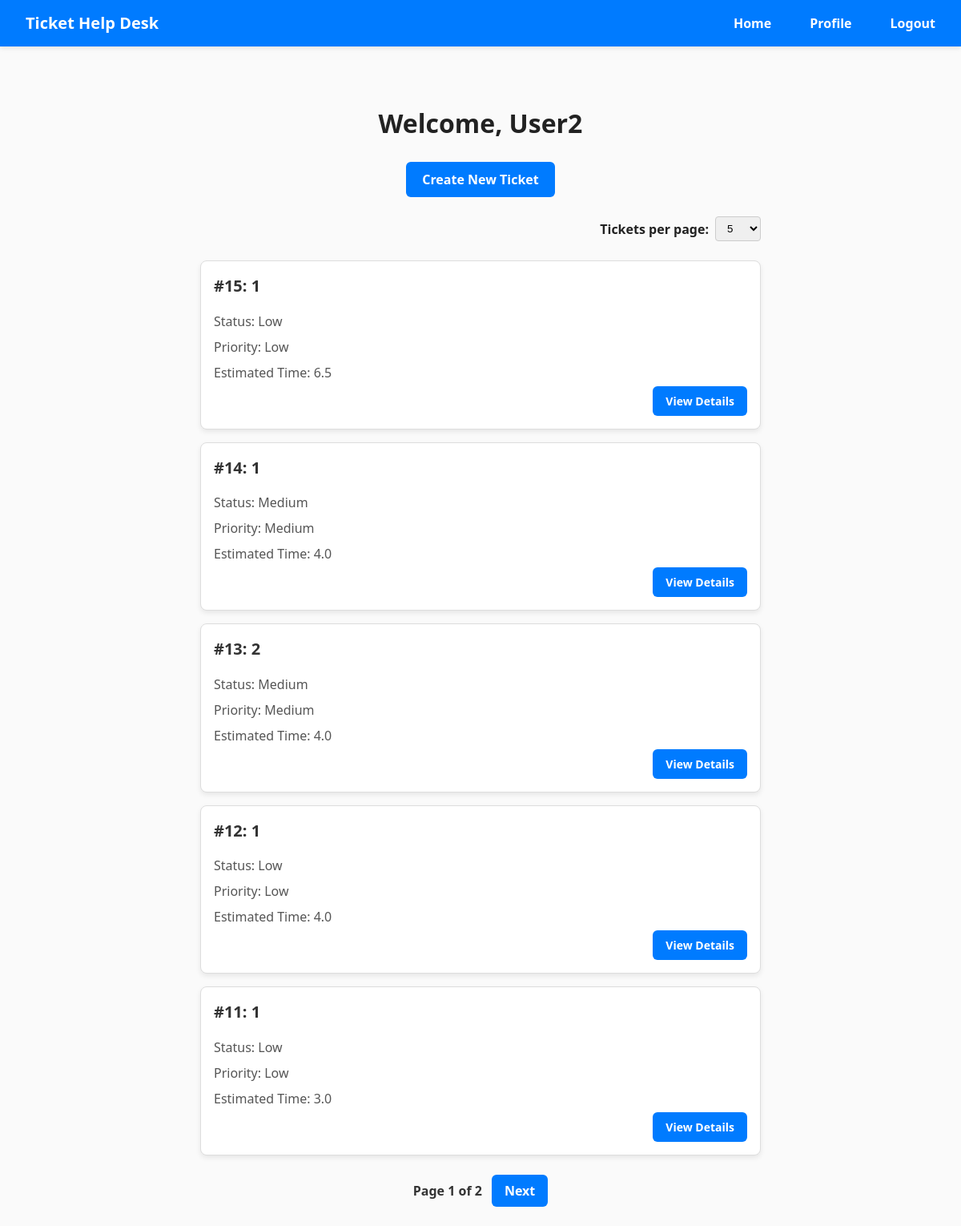
/ (signed in), run on an earlier commit of the app's database.
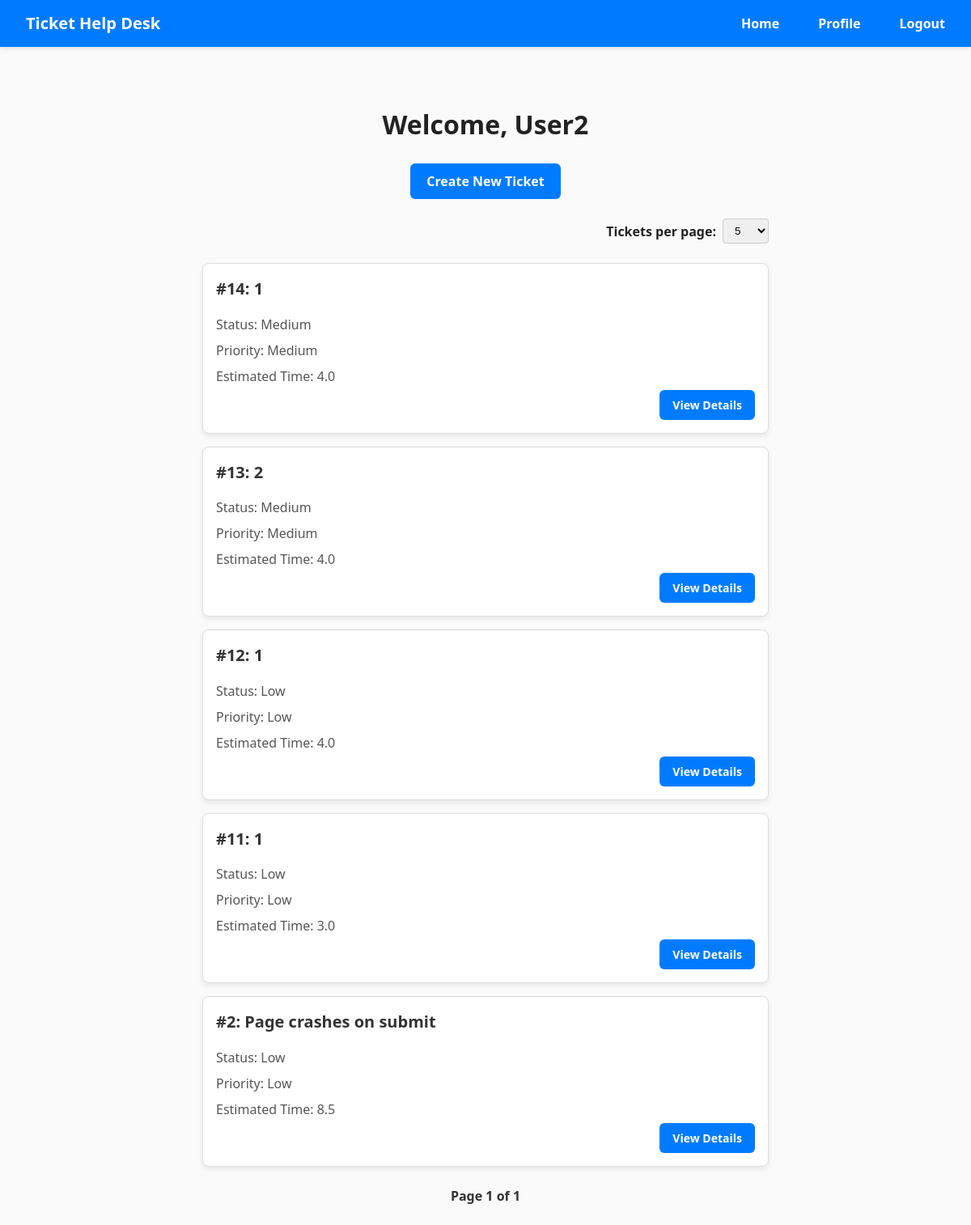
And on a later commit of the database.
### HelpDeskTicketingSystem/models/UserModel.py (models this page shows)
class User(db.Model, UserMixin):
    id = db.Column(db.Integer, primary_key=True)
    email = db.Column(db.String(150), unique=True)
    password = db.Column(db.String(150))
    forename = db.Column(db.String(150))
    surname = db.Column(db.String(150))
    account_type = db.Column(db.String(20), nullable=False)

### HelpDeskTicketingSystem/models/TicketModel.py (models this page shows)
class Ticket(db.Model):
    id = db.Column(db.Integer, primary_key=True)
    subject = db.Column(db.String(100), nullable=False)
    description = db.Column(db.Text, nullable=False)
    status = db.Column(db.String(20), nullable=False)
    priority = db.Column(db.String(20), nullable=False)
    estimated_time = db.Column(db.Float, nullable=False)
    date_created = db.Column(db.DateTime(timezone=True), default=func.current_timestamp())
    user_id = db.Column(db.Integer, db.ForeignKey('user.id'))
    user = relationship('User', backref='tickets')

### HelpDeskTicketingSystem/views/home.py (the view)
@home_bp.route('/')
@login_required
def home():
    page = request.args.get('page', 1, type=int)
    per_page = request.args.get('per_page', 5, type=int)
    if current_user.account_type == 'admin':
        tickets = Ticket.query.order_by(Ticket.id.desc()).paginate(page=page, per_page=per_page)
    else:
        tickets = Ticket.query.filter_by(user_id=current_user.id).order_by(Ticket.id.desc()).paginate(page=page, per_page=per_page)
    return render_template("home.html", user=current_user, tickets=tickets, per_page=per_page)

### HelpDeskTicketingSystem/__init__.py (called while the page is built)
def create_app():
    app = Flask(__name__)
    app.config.from_object(Config)
    db.init_app(app)
    login_manager.init_app(app)
    login_manager.login_view = 'auth.login'
    from .views.home import home_bp
    from .views.auth import auth_bp
    from .views.tickets import tickets_bp
    app.register_blueprint(home_bp, url_prefix='/')
    app.register_blueprint(auth_bp, url_prefix='/')
    app.register_blueprint(tickets_bp, url_prefix='/tickets')
    create_database(app)
    from .models import User
    @login_manager.user_loader
    def load_user(user_id):
        return User.query.get(int(user_id))
    return app

### HelpDeskTicketingSystem/templates/home.html (shortened to what this page needs)
{% extends "base.html" %}
{% block content %}
  <h1 class="page-title">Welcome, {{ user.forename }}</h1>
  <div class="create-ticket-wrapper">
    <a href="{{ url_for('tickets.create_ticket') }}" class="btn btn-primary btn-new-ticket">Create New Ticket</a>
  </div>
  <div class="per-page-form-wrapper">
  <form method="get" action="{{ url_for('home.home') }}" class="per-page-form">
    <label for="per_page">Tickets per page:</label>
    <select name="per_page" id="per_page" onchange="this.form.submit()">
      {% for option in [5, 10, 15, 20] %}
        <option value="{{ option }}" {% if per_page == option %}selected{% endif %}>{{ option }}</option>
      {% endfor %}
    </select>
  </form>
  </div>
  <br>
  {% if tickets.items %}
    <div class="list-group">
      {% for ticket in tickets.items %}
        <div class="entity-card entity-card--list">
          <div class="entity-content">
            <h2>#{{ ticket.id }}: {{ ticket.subject }}</h2>
            <p>Status: {{ ticket.priority }}</p>
            <p>Priority: {{ ticket.priority }}</p>
            <p>Estimated Time: {{ ticket.estimated_time }}</p>
          </div>
          <a href="{{ url_for('tickets.ticket_details', ticket_id=ticket.id) }}" class="btn btn-primary">View Details</a>
        </div>
      {% endfor %}
    </div>
    <div class="pagination">
      Page {{ tickets.page }} of {{ tickets.pages }}
      {% if tickets.has_next %}
        <a href="{{ url_for('home.home', page=tickets.next_num, per_page=per_page) }}" class="btn btn-secondary">Next</a>
      {% endif %}
    </div>
  {% else %}
    <p class="no-tickets">No tickets are associated with this user.</p>
  {% endif %}
{% endblock %}

### HelpDeskTicketingSystem/templates/base.html (shortened to what this page needs)
<!DOCTYPE html>
<html lang="en">
  <head>
    <link rel="stylesheet" href="{{ url_for('static', filename='main.css') }}" />
  </head>
  <body>
  <nav class="navbar">
  <div class="nav-container">
  <div class="navbar-brand">Ticket Help Desk</div>
  <ul class="navbar-links">
    {% if current_user.is_authenticated %}
      <li><a href="{{ url_for('home.home') }}">Home</a></li>
      <li><a href="{{ url_for('auth.profile') }}">Profile</a></li>
      <li><a href="{{ url_for('auth.logout') }}">Logout</a></li>
    {% else %}
      <li><a href="{{ url_for('auth.login') }}">Login</a></li>
      <li><a href="{{ url_for('auth.register') }}">Register</a></li>
    {% endif %}
  </ul>
</div>
</nav>
    <main class="container main-content">
      {% block content %} {% endblock %}
    </main>
  </body>
</html>

### HelpDeskTicketingSystem/static/main.css (style rules this page uses)
body { margin: 0; padding: 0; font-family: "Segoe UI", sans-serif; font-size: 16px; line-height: 1.5; color: #222; background-color: #fafafa; }
body .page-title { font-size: 2rem; font-weight: 700; color: #222; margin: 24px 0; text-align: center; font-family: "Segoe UI", sans-serif; }
a { color: #007bff; text-decoration: none; }
p { color: #222; text-decoration: none; font-weight: 300; }
.container { max-width: 900px; margin: 0 auto; padding: 24px 16px; }
.navbar { width: 100%; background-color: #007bff; box-shadow: 0 2px 6px rgba(0, 0, 0, 0.1); padding: 0; margin-bottom: 24px; }
.navbar .nav-container { display: flex; justify-content: flex-start; align-items: center; max-width: auto; margin: 0 auto; padding: 0 16px; }
.navbar .navbar-brand { color: #fff; font-weight: 700; font-size: 1.25rem; text-decoration: none; padding: 14px 16px; }
.navbar .navbar-links { display: flex; list-style: none; margin: 0; padding: 0; align-items: center; margin-left: auto; }
.navbar .navbar-links li { margin-left: 16px; }
.navbar .navbar-links a { display: block; padding: 14px 16px; color: #fff; text-decoration: none; font-weight: 600; border-radius: 4px; transition: background-color 0.2s; }
.create-ticket-wrapper { text-align: center; margin: 24px 0; }
.btn-new-ticket { display: inline-block; background-color: #007bff; color: #fff; padding: 10px 20px; font-size: 1rem; font-weight: 600; border: none; border-radius: 6px; cursor: pointer; transition: background-color 0.2s ease; }
.per-page-form-wrapper { display: flex; justify-content: flex-end; max-width: 700px; margin: 0 16px 0 100px; padding: 0; }
.per-page-form { display: flex; justify-content: flex-end; align-items: center; gap: 8px; font-weight: 600; margin: 0; margin-left: 32px; }
.per-page-form label { margin: 0; font-weight: 600; }
.per-page-form select { padding: 6px 10px; border-radius: 4px; border: 1px solid #ccc; }
.pagination { display: flex; justify-content: center; align-items: center; gap: 12px; margin-top: 24px; font-weight: 600; color: #333; font-size: 1rem; }
.list-group { list-style: none; padding: 0; max-width: 700px; margin: 0 auto; }
.entity-card { background: #fff; border: 1px solid #ddd; border-radius: 8px; box-shadow: 0 3px 6px rgba(0, 0, 0, 0.08); padding: 16px; margin-bottom: 16px; }
.entity-card h2 { margin-top: 0; font-size: 1.25rem; color: #333; }
.entity-card p { margin: 0 0 8px; color: #555; }
.entity-card .btn-primary { margin-top: 8px; }
.entity-card--list { position: relative; max-width: 800px; margin-left: auto; margin-right: auto; text-align: left; padding-bottom: 50px; }
.entity-card--list .btn-primary { position: absolute; bottom: 16px; right: 16px; width: auto; padding: 8px 16px; font-size: 14px; font-weight: 700; border: none; border-radius: 6px; background: #007bff; color: white; cursor: pointer; }

What changed in the data, as far as the page shows it:
no longer on this page (row edited): Ticket: id "15", subject "1", priority "Low", estimated_time "6.5"
now on this page (row unchanged): Ticket: id "2", subject "Page crashes on submit", priority "Low", estimated_time "8.5"
Also different on the page:
{{ tickets.pages }}: "2" → "1"
text no longer shown: "Next"
